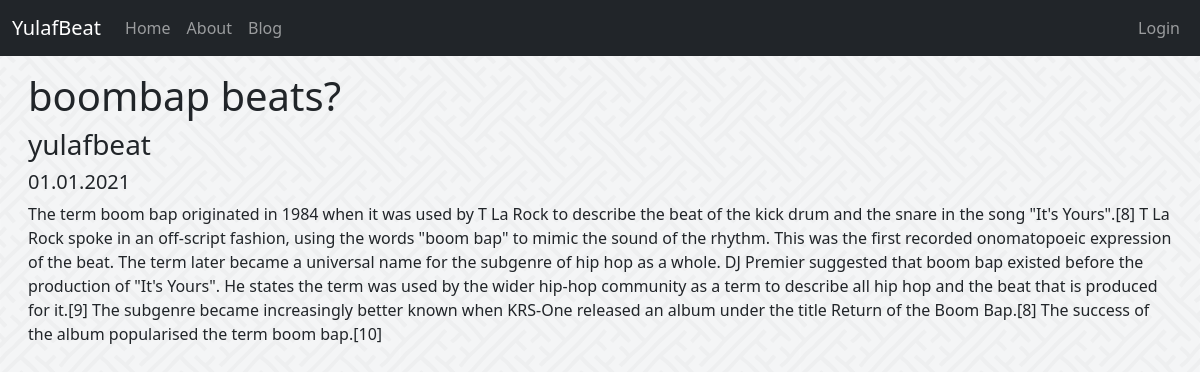
Page /blog/3/ on the committed database.
### blogapp/models.py (models this page shows, shortened)
class Post(models.Model):
    title = models.CharField(max_length=200)
    author = models.CharField(max_length=50)
    text = models.TextField()
    pub_date = models.CharField(max_length=20, default='01.01.2021')
    post_image = models.ImageField(upload_to="static/uploads", default="-")

### blogapp/views.py (the view)
# urls.py: path('<int:pk>/', PostView.as_view(), name="post" ),
class PostView(DetailView):
    template_name = 'post.html'
    model = Post

### templates/post.html (shortened to what this page needs)
{% extends 'base.html' %}
{% block content %}
<div class="m-3">
    <div class = "container-fluid">
        <h1>{{ post.title }}</h1>
        <h3>{{ post.author }}</h3>
        <h5>{{ post.pub_date }}</h5>
         <a>{{ post.text }}</a>
    </div>
</div>
{% endblock %}

### static/css/style.css (style rules this page uses)
body { background-color: white; background-image: url(/static/images/bk.png); }

### rows in the picture
Post: title "boombap beats?", author "yulafbeat", pub_date "01.01.2021", text "The term boom bap originated in 1984 when it was used by T La Rock to describe the beat of the kick drum and the snare in the song \"It's Yours\".[8] T La Rock spoke in an off-script fashion, using the words \"boom bap\" to mimic the sound of the rhythm. This was the first recorded onomatopoeic expression of the beat. The term later became a universal name for the subgenre of hip hop as a whole. DJ Premier suggested that boom bap existed before the production of \"It's Yours\". He states the term was used by the wider hip-hop community as a term to describe all hip hop and the beat that is produced for it.[9] The subgenre became increasingly better known when KRS-One released an album under the…"
